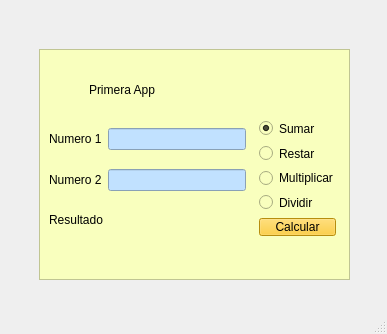
<?xml version="1.0" encoding="UTF-8"?>
<ui version="4.0">
 <class>MainWindow</class>
 <widget class="QMainWindow" name="MainWindow">
  <property name="geometry">
   <rect>
    <x>0</x>
    <y>0</y>
    <width>387</width>
    <height>334</height>
   </rect>
  </property>
  <property name="windowTitle">
   <string>MainWindow</string>
  </property>
  <widget class="QWidget" name="centralwidget">
   <layout class="QVBoxLayout" name="verticalLayout">
    <item>
     <widget class="QWidget" name="widget" native="true">
      <widget class="QFrame" name="nombre">
       <property name="geometry">
        <rect>
         <x>30</x>
         <y>40</y>
         <width>311</width>
         <height>231</height>
        </rect>
       </property>
       <property name="styleSheet">
        <string notr="true">background-color: rgb(249, 255, 190);</string>
       </property>
       <property name="frameShape">
        <enum>QFrame::StyledPanel</enum>
       </property>
       <property name="frameShadow">
        <enum>QFrame::Raised</enum>
       </property>
       <widget class="QLabel" name="label">
        <property name="geometry">
         <rect>
          <x>50</x>
          <y>20</y>
          <width>131</width>
          <height>41</height>
         </rect>
        </property>
        <property name="styleSheet">
         <string notr="true">font: 63 italic 16pt &quot;Segoe UI Semibold&quot;;</string>
        </property>
        <property name="text">
         <string>Primera App</string>
        </property>
       </widget>
       <widget class="QWidget" name="layoutWidget">
        <property name="geometry">
         <rect>
          <x>220</x>
          <y>70</y>
          <width>77</width>
          <height>117</height>
         </rect>
        </property>
        <layout class="QVBoxLayout" name="verticalLayout_2">
         <item>
          <widget class="QRadioButton" name="sumar">
           <property name="text">
            <string>Sumar</string>
           </property>
           <property name="checked">
            <bool>true</bool>
           </property>
          </widget>
         </item>
         <item>
          <widget class="QRadioButton" name="restar">
           <property name="text">
            <string>Restar</string>
           </property>
          </widget>
         </item>
         <item>
          <widget class="QRadioButton" name="mult">
           <property name="text">
            <string>Multiplicar</string>
           </property>
          </widget>
         </item>
         <item>
          <widget class="QRadioButton" name="dividir">
           <property name="text">
            <string>Dividir</string>
           </property>
          </widget>
         </item>
         <item>
          <widget class="QPushButton" name="pushButton">
           <property name="styleSheet">
            <string notr="true">background-color: rgb(255, 197, 20);</string>
           </property>
           <property name="text">
            <string>Calcular</string>
           </property>
          </widget>
         </item>
        </layout>
       </widget>
       <widget class="QWidget" name="layoutWidget">
        <property name="geometry">
         <rect>
          <x>10</x>
          <y>79</y>
          <width>197</width>
          <height>22</height>
         </rect>
        </property>
        <layout class="QHBoxLayout" name="horizontalLayout">
         <item>
          <widget class="QLabel" name="label_2">
           <property name="styleSheet">
            <string notr="true">font: 10pt &quot;MS Shell Dlg 2&quot;;</string>
           </property>
           <property name="text">
            <string>Numero 1</string>
           </property>
          </widget>
         </item>
         <item>
          <widget class="QLineEdit" name="num1">
           <property name="enabled">
            <bool>true</bool>
           </property>
           <property name="styleSheet">
            <string notr="true">background-color: rgb(193, 225, 255);</string>
           </property>
          </widget>
         </item>
        </layout>
       </widget>
       <widget class="QWidget" name="layoutWidget">
        <property name="geometry">
         <rect>
          <x>10</x>
          <y>120</y>
          <width>197</width>
          <height>22</height>
         </rect>
        </property>
        <layout class="QHBoxLayout" name="horizontalLayout_2">
         <item>
          <widget class="QLabel" name="label_3">
           <property name="styleSheet">
            <string notr="true">font: 10pt &quot;MS Shell Dlg 2&quot;;</string>
           </property>
           <property name="text">
            <string>Numero 2</string>
           </property>
          </widget>
         </item>
         <item>
          <widget class="QLineEdit" name="num2">
           <property name="styleSheet">
            <string notr="true">background-color: rgb(193, 225, 255);</string>
           </property>
          </widget>
         </item>
        </layout>
       </widget>
       <widget class="QWidget" name="layoutWidget">
        <property name="geometry">
         <rect>
          <x>10</x>
          <y>160</y>
          <width>197</width>
          <height>22</height>
         </rect>
        </property>
        <layout class="QHBoxLayout" name="horizontalLayout_3">
         <item>
          <widget class="QLabel" name="label_4">
           <property name="styleSheet">
            <string notr="true">font: 10pt &quot;MS Shell Dlg 2&quot;;</string>
           </property>
           <property name="text">
            <string>Resultado</string>
           </property>
          </widget>
         </item>
         <item>
          <widget class="QLabel" name="result">
           <property name="text">
            <string/>
           </property>
          </widget>
         </item>
        </layout>
       </widget>
      </widget>
     </widget>
    </item>
   </layout>
  </widget>
  <widget class="QMenuBar" name="menubar">
   <property name="geometry">
    <rect>
     <x>0</x>
     <y>0</y>
     <width>387</width>
     <height>21</height>
    </rect>
   </property>
  </widget>
  <widget class="QStatusBar" name="statusbar"/>
 </widget>
 <resources/>
 <connections/>
</ui>
